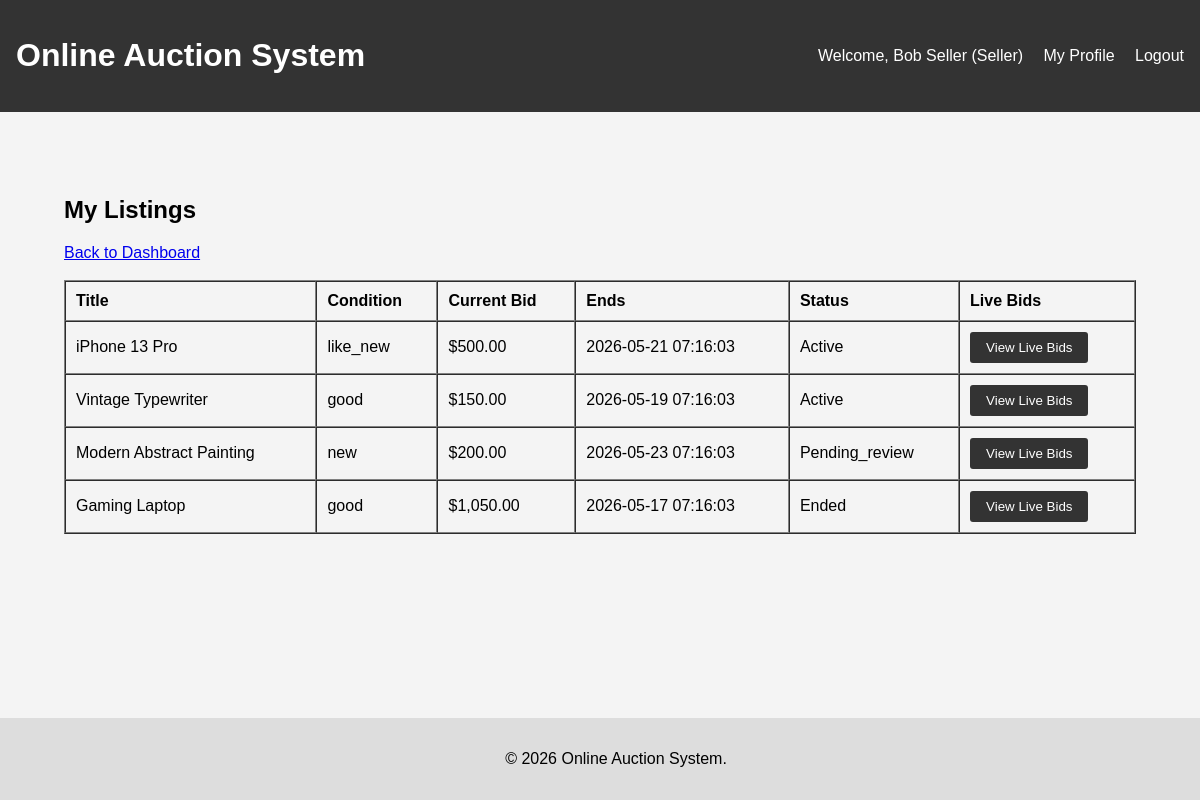
/index.php?page=seller_listings (signed in), run on the app's committed database.
### tables this page shows
CREATE TABLE listings (
    id INT AUTO_INCREMENT PRIMARY KEY,
    seller_id INT NOT NULL,
    category_id INT NOT NULL,
    title VARCHAR(255) NOT NULL,
    description TEXT NOT NULL,
    item_condition ENUM('new', 'like_new', 'good', 'fair') NOT NULL,
    starting_price DECIMAL(10,2) NOT NULL,
    reserve_price DECIMAL(10,2) DEFAULT NULL,
    current_bid DECIMAL(10,2) DEFAULT 0.00,
    end_datetime DATETIME NOT NULL,
    status ENUM('pending_review', 'active', 'ended', 'cancelled') DEFAULT 'pending_review',
    winner_bid_id INT DEFAULT NULL,
    created_at TIMESTAMP DEFAULT CURRENT_TIMESTAMP,
    FOREIGN KEY (seller_id) REFERENCES users(id) ON DELETE CASCADE,
    FOREIGN KEY (category_id) REFERENCES categories(id) ON DELETE RESTRICT
);

### model/listing_model.php (called while the page is built, shortened)
<?php
function get_seller_listings($conn, $seller_id) {
    $stmt = $conn->prepare("SELECT * FROM listings WHERE seller_id = ?");
    $stmt->bind_param("i", $seller_id);
    $stmt->execute();
    $result = $stmt->get_result();
    $listings = [];
    while ($row = $result->fetch_assoc()) {
        $listings[] = $row;
    }
    return $listings;
}
?>

### view/seller/listings.php (the view, shortened to what this page needs)
<?php require_once 'view/layout/header.php'; ?>
<div class="container">
    <h2>My Listings</h2>
    <a href="index.php?page=seller_dashboard">Back to Dashboard</a>
    <br><br>
    <table border="1" cellpadding="10" cellspacing="0" style="width:100%; text-align:left;">
        <thead>
            <tr>
                <th>Title</th>
                <th>Condition</th>
                <th>Current Bid</th>
                <th>Ends</th>
                <th>Status</th>
                <th>Live Bids</th>
            </tr>
        </thead>
        <tbody>
            <?php foreach ($listings as $listing): ?>
                <tr>
                    <td><?= htmlspecialchars($listing['title']) ?></td>
                    <td><?= htmlspecialchars($listing['item_condition']) ?></td>
                    <td>$<?= number_format($listing['current_bid'], 2) ?></td>
                    <td><?= htmlspecialchars($listing['end_datetime']) ?></td>
                    <td><?= htmlspecialchars(ucfirst($listing['status'])) ?></td>
                    <td>
                        <button onclick="fetchLiveBids(<?= $listing['id'] ?>)" class="btn">View Live Bids</button>
                    </td>
                </tr>
            <?php endforeach; ?>
        </tbody>
    </table>
</div>
<?php require_once 'view/layout/footer.php'; ?>

### assets/css/style.css (style rules this page uses)
body { font-family: Arial, sans-serif; margin: 0; padding: 0; background-color: #f4f4f4; }
.container { padding: 2rem; max-width: 1200px; margin: auto; }
.btn { background: #333; color: #fff; padding: 0.5rem 1rem; border: none; border-radius: 3px; cursor: pointer; }

### data on the page
listings: title "iPhone 13 Pro", item_condition "like_new", current_bid "500.00", end_datetime "2026-05-21 07:16:03", status "Active"
listings: title "Vintage Typewriter", item_condition "good", current_bid "150.00", end_datetime "2026-05-19 07:16:03", status "Active"
listings: title "Modern Abstract Painting", item_condition "new", current_bid "200.00", end_datetime "2026-05-23 07:16:03", status "Pending_review"
listings: title "Gaming Laptop", item_condition "good", current_bid "1,050.00", end_datetime "2026-05-17 07:16:03", status "Ended"

### other printed values
$_SESSION['name'] "Bob Seller"
$_SESSION['role'] "Seller"
